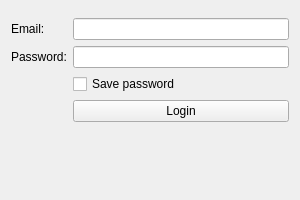
<?xml version="1.0" encoding="UTF-8"?>
<ui version="4.0">
 <class>LoginWidget</class>
 <widget class="QWidget" name="LoginWidget">
  <property name="geometry">
   <rect>
    <x>0</x>
    <y>0</y>
    <width>300</width>
    <height>200</height>
   </rect>
  </property>
  <property name="windowTitle">
   <string>Login</string>
  </property>

  <layout class="QVBoxLayout" name="verticalLayout">

   <!-- Верхний спейсер -->
   <item>
    <spacer name="verticalSpacerTop">
     <property name="orientation"><enum>Qt::Vertical</enum></property>
     <property name="sizeType"><enum>QSizePolicy::Expanding</enum></property>
    </spacer>
   </item>

   <!-- Форма -->
   <item>
    <layout class="QFormLayout" name="formLayout">
     <item row="0" column="0">
      <widget class="QLabel" name="labelEmail">
       <property name="text"><string>Email:</string></property>
      </widget>
     </item>
     <item row="0" column="1">
      <widget class="QLineEdit" name="lineEditUsername"/>
     </item>
     <item row="1" column="0">
      <widget class="QLabel" name="labelPassword">
       <property name="text"><string>Password:</string></property>
      </widget>
     </item>
     <item row="1" column="1">
      <widget class="QLineEdit" name="lineEditPassword">
       <property name="echoMode"><enum>QLineEdit::Password</enum></property>
      </widget>
     </item>
     <item row="2" column="1">
      <widget class="QCheckBox" name="checkBoxSavePassword">
       <property name="text"><string>Save password</string></property>
      </widget>
     </item>
     <item row="3" column="1">
      <widget class="QPushButton" name="pushButtonLogin">
       <property name="text"><string>Login</string></property>
      </widget>
     </item>
    </layout>
   </item>

   <!-- Сообщение об ошибке -->
   <item>
    <widget class="QLabel" name="labelError">
     <property name="text"><string/></property>
     <property name="visible"><bool>false</bool></property>
     <property name="alignment"><set>Qt::AlignCenter</set></property>
     <property name="styleSheet"><string>color: red</string></property>
    </widget>
   </item>

   <!-- Нижний спейсер -->
   <item>
    <spacer name="verticalSpacerBottom">
     <property name="orientation"><enum>Qt::Vertical</enum></property>
     <property name="sizeType"><enum>QSizePolicy::Expanding</enum></property>
    </spacer>
   </item>

  </layout>
 </widget>
 <resources/>
 <connections/>
</ui>
